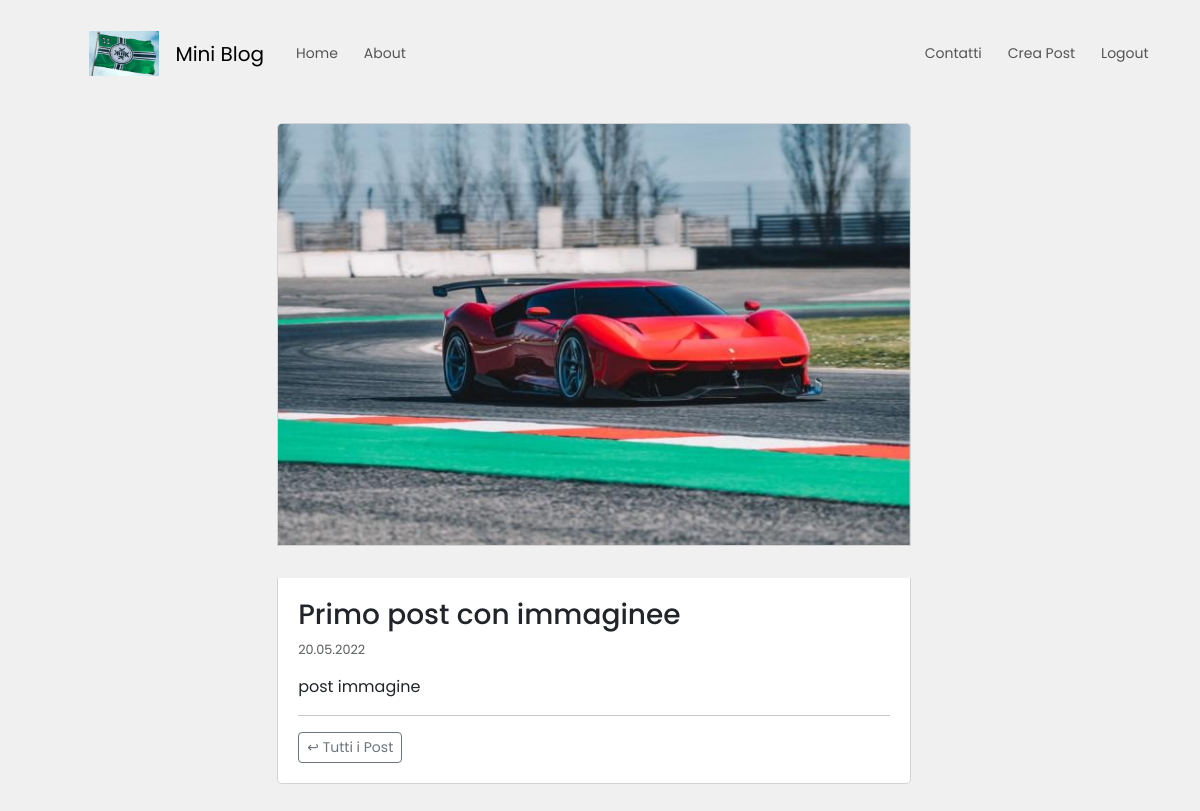
The app's page /posts/primo-post-con-immaginee-nxsr65 (signed in) with its own data.
### blog/models.py (models this page shows, shortened)
class Post(db.Model):
    id = db.Column(db.Integer, primary_key=True)
    user_id = db.Column(db.Integer, db.ForeignKey('user.id'), nullable=False)
    created_at = db.Column(db.DateTime, default=datetime.now)
    title = db.Column(db.String(120), nullable=False)
    slug = db.Column(db.String(250))
    description = db.Column(db.String(240))
    body = db.Column(db.Text(), nullable=False)
    image = db.Column(db.String(120))

### blog/routes.py (the view)
@app.route("/posts/<string:post_slug>")
def post_detail(post_slug):
    post_instance = Post.query.filter_by(slug=post_slug).first_or_404()
    return render_template("post_detail.html", post=post_instance)

### blog/models.py (called while the page is built)
@login_manager.user_loader
def load_user(id):
    return User.query.get(int(id))

### blog/templates/post_detail.html (shortened to what this page needs)
{% extends 'base.html' %}
{% block content %}
<div class="container content-container">
    <div class="row no-gutters ">
        <div class="col-12 ">
            {% if post.image %}
            <div class="post-image-block">
                <img class="img-fluid post-image" src="{{ url_for('static', filename='img/posts/' + post.image) }}"
                    alt="">
            </div>
            <div class="post-page-block no-border-top">
                {% else %}
                <div class="post-page-block">
                    {% endif %}
                    <h3>{{ post.title }}</h3>
                    <p class="p-small-two text-muted">
                        {{ post.created_at.strftime('%d.%m.%Y') }}
                    </p>
                    <p>{{ post.body|markdown }}</p>
                    <hr>
                    <a class="btn btn-sm btn-outline-secondary" href="{{ url_for('homepage') }}">↩ Tutti i Post</a>
                </div>
            </div>
        </div>
    </div>
    {% endblock %}

### blog/static/blog.css (style rules this page uses)
html, body { font-family: 'Poppins', sans-serif; background-color: #f0f0f0; }
.container { width: 95%; }
.content-container { max-width: 60%; }
.no-gutters { margin-right: 0; margin-left: 30; }
.post-page-block { background-color: #fff; border: 1px solid #d3d3d3; border-radius: 5px; padding: 20px; margin-bottom: 30px; }
.no-border-top { border-top: 0; border-top-left-radius: 0; border-top-right-radius: 0; }
.post-image { border: 1px solid #d3d3d3; border-top-left-radius: 5px; border-top-right-radius: 5px; }
.p-small-two { font-size: 0.800rem; }
@media (min-width: 768px) { .post-page-block { margin-left: 0px; } }
@media (min-width: 768px) { .post-image-block { padding-bottom: 2em; } }

### records on screen
Post: image (picture), title "Primo post con immaginee", created_at "20.05.2022", body "post immagine"
